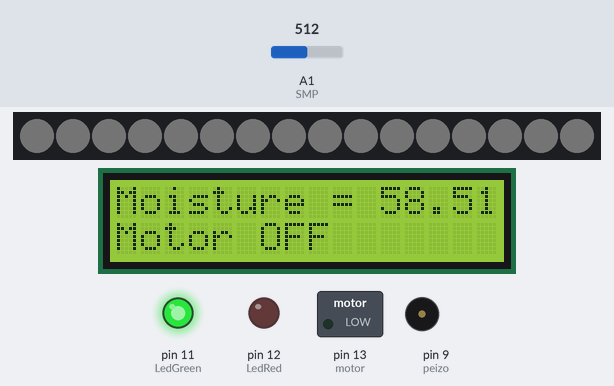
The sketch below on a simulated Arduino Uno, built with avr-gcc and run on an emulated ATmega328P. On the bench: 16 RGB LEDs in strip order, left to right, 16×2 character LCD, switched loads named in the sketch (green lamp = pin HIGH), output pins drawn as LEDs (lit = HIGH), buzzer (waves = sounding). Inputs (shaded band) come from the test bench; at power-on: A1 (SMP) = 512. Dim RGB values are drawn brighter than linear.

Above: at 2.7 s.
2.8 s: A1 (SMP) set to 226
At 3.4 s:
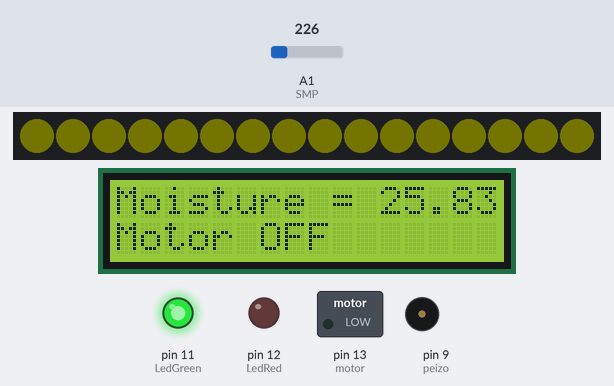
4.6 s: A1 (SMP) set to 209
At 5.29 s:
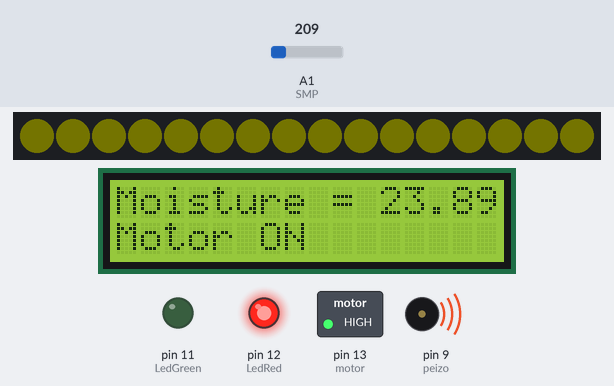
6.6 s: A1 (SMP) set to 306
At 8.3 s:
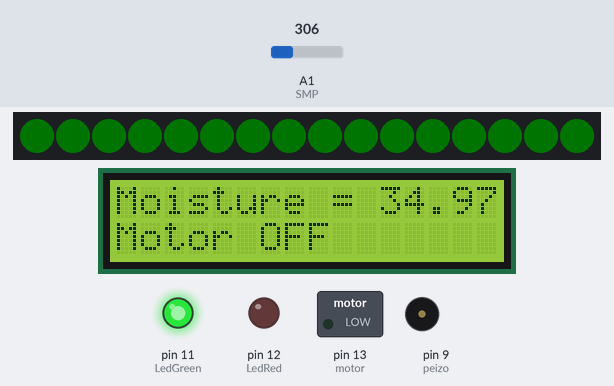
9.6 s: A1 (SMP) set to 122
At 10.26 s:
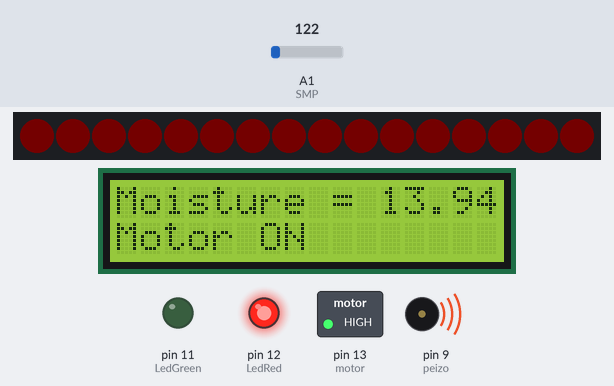
11.6 s: A1 (SMP) set to 511
At 11.94 s:
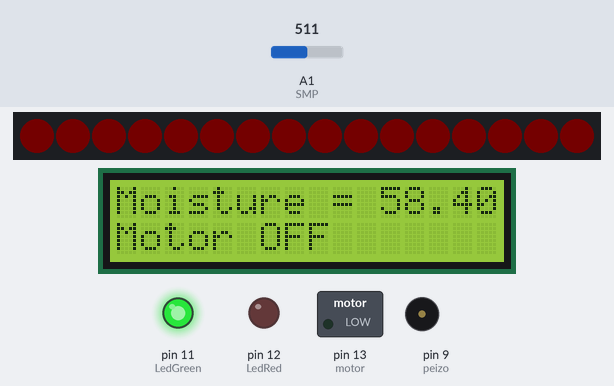
14.6 s: A1 (SMP) set to 716
At 16.0 s:
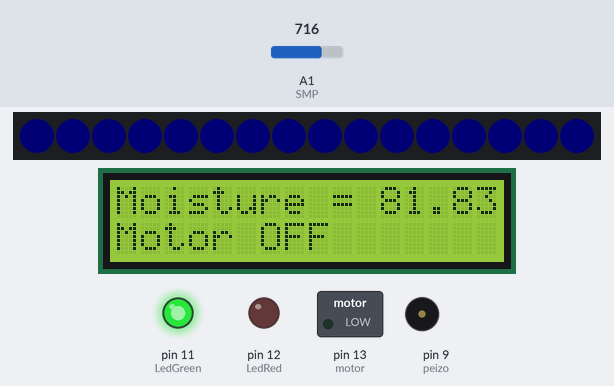
Timing chart, 0 to 17.6 s (numbered marks = the images above; inputs shaded):
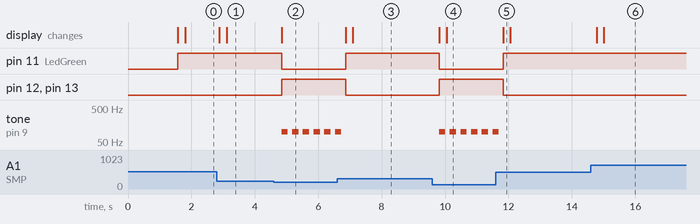

The sketch:

script.ino
```cpp
#include <LiquidCrystal.h>
#include <Adafruit_NeoPixel.h>

#ifdef __AVR__
#include <avr/power.h>
#endif

#define PIN 8
#define NUMPIXELS 16
#define DELAYVAL 1

Adafruit_NeoPixel pixels(NUMPIXELS, PIN, NEO_GRB + NEO_KHZ800);

const int SMP = A1;
const int motor = 13;
const int LedRed = 12;
const int LedGreen = 11;
const int peizo = 9;

LiquidCrystal lcd(2, 3, 4, 5, 6, 7);

void setup() {
  pixels.begin();
  Serial.begin(9600);
  lcd.begin(16, 2);
  lcd.print("Automatic");
  lcd.setCursor(0,1);
  lcd.print("Watering System!");
  delay(1500);
  pinMode(SMP, INPUT);
  pinMode(motor, OUTPUT);
  pinMode(peizo, OUTPUT);
  pinMode(LedRed, OUTPUT);
  pinMode(LedGreen, OUTPUT);
  lcd.clear();
  lcd.print("Moisture = ");
  lcd.setCursor(0,1);
  lcd.print("Motor ");
}

void Neoboard(float moisture) {
  if (moisture < 10) {
    for (int i = 0; i < NUMPIXELS; i++) {
      pixels.setPixelColor(i, 255, 0, 0);
    }
    for (int j = 255; j > 0; j -= 2) {
      pixels.setBrightness(j);
      pixels.show();
    }
  } else if (moisture < 20) {
    for (int i = 0; i < NUMPIXELS; i++) {
      pixels.setPixelColor(i, 255, 125, 5);
    }
    for (int j = 255; j > 0; j -= 2) {
      pixels.setBrightness(j);
      pixels.show();
    }
  } else if (moisture < 30) {
    for (int i = 0; i < NUMPIXELS; i++) {
      pixels.setPixelColor(i, 255, 255, 0);
    }
    for (int j = 255; j > 0; j -= 2) {
      pixels.setBrightness(j);
      pixels.show();
    }
  } else if (moisture < 50) {
    for (int i = 0; i < NUMPIXELS; i++) {
      pixels.setPixelColor(i, 0, 255, 0);
    }
    for (int j = 255; j > 0; j -= 2) {
      pixels.setBrightness(j);
      pixels.show();
    }
  } else if (moisture < 60) {
    for (int i = 0; i < NUMPIXELS; i++) {
      pixels.setPixelColor(i, 130, 200, 250);
    }
    for (int j = 255; j > 0; j -= 2) {
      pixels.setBrightness(j);
      pixels.show();
    }
  } else if (moisture < 75) {
    for (int i = 0; i < NUMPIXELS; i++) {
      pixels.setPixelColor(i, 31, 70, 220);
    }
    for (int j = 255; j > 0; j -= 2) {
      pixels.setBrightness(j);
      pixels.show();
    }
  } else {
    for (int i = 0; i < NUMPIXELS; i++) {
      pixels.setPixelColor(i, 20, 30, 250);
    }
    for (int j = 255; j > 0; j -= 2) {
      pixels.setBrightness(j);
      pixels.show();
    }
  }
}

void loop() {
  float value1 = analogRead(SMP);
  float Moisture = value1 * 1/8.75;

  lcd.setCursor(11,0);
  lcd.print(Moisture);
  lcd.setCursor(6,1);
  pixels.setBrightness(100);

  if (Moisture < 25) {
    tone(peizo, 100,200);
    delay(10);
    digitalWrite(motor, HIGH);
    digitalWrite(LedRed, HIGH);
    digitalWrite(LedGreen, LOW);
    lcd.print("ON ");
    delay(100);
  } else if (Moisture < 75) {
    digitalWrite(motor, LOW);
    digitalWrite(LedRed, LOW);
    digitalWrite(LedGreen, HIGH);
    lcd.print("OFF");
    delay(100);
  } else {
    digitalWrite(motor, LOW);
    digitalWrite(LedRed, LOW);
    digitalWrite(LedGreen, HIGH);
    lcd.print("OFF");
    delay(100);
  }

  Neoboard(Moisture);
  delay(100);
}
```

Measured:
- the behaviour switches between 219 and 218 on A1 (SMP) (found by bisection; images 1 and 2)
- after the input at 2.8 s, the display: first changes after 0.08 s (image 1 shows a later state)
- after the input at 4.6 s, pin 11 (LedGreen): HIGH → LOW after 0.25 s; pin 12 (LedRed), pin 13 (motor): LOW → HIGH after 0.25 s; tone on pin 9 (peizo): alternates 100 Hz for 0.20 s and silent for 0.14 s, starting after 0.24 s; the display: first changes after 0.24 s (image 2 shows a later state)
- after the input at 6.6 s, pin 11 (LedGreen): LOW → HIGH after 0.27 s; pin 12 (LedRed), pin 13 (motor): HIGH → LOW after 0.27 s; tone on pin 9 (peizo): goes on until 6.7 s, then stays silent; the display: first changes after 0.27 s (image 3 shows a later state)
- after the input at 9.6 s, pin 11 (LedGreen): HIGH → LOW after 0.22 s; pin 12 (LedRed), pin 13 (motor): LOW → HIGH after 0.22 s; tone on pin 9 (peizo): alternates 100 Hz for 0.20 s and silent for 0.14 s, starting after 0.21 s; the display: first changes after 0.21 s (image 4 shows a later state)
- after the input at 11.6 s, pin 11 (LedGreen): LOW → HIGH after 0.24 s; pin 12 (LedRed), pin 13 (motor): HIGH → LOW after 0.24 s; tone on pin 9 (peizo): goes on until 11.7 s, then stays silent; the display: changes after 0.24 s (image 5)
- after the input at 14.6 s, the display: first changes after 0.18 s (image 6 shows a later state)
